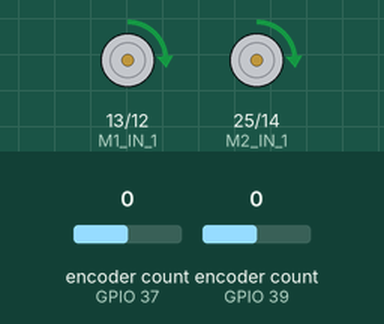
This program was run on a simulated ESP32. Parts: motor-driver pin pairs drawn as motors (green arrow = first pin HIGH = forward, orange = second pin HIGH = backward, longer = more drive). The test bench sets the inputs (shaded band); at power-on: encoder count (sensors on GPIO 37, GPIO 39) 0. What the program prints to the serial monitor is not drawn.

Above: at 0.2 s.
Timing chart, 0 to 1.7 s (numbered marks = the images above):
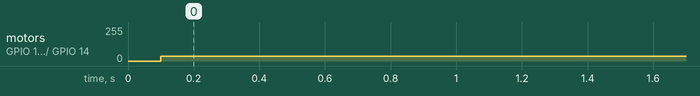

The program:

main.cpp
```cpp
#include <Arduino.h>
#include <Encoder.h>

const unsigned int M1_ENC_A = 39;
const unsigned int M1_ENC_B = 38;
const unsigned int M2_ENC_A = 37;
const unsigned int M2_ENC_B = 36;

const unsigned int M1_IN_1 = 13;
const unsigned int M1_IN_2 = 12;
const unsigned int M2_IN_1 = 25;
const unsigned int M2_IN_2 = 14;

const unsigned int M1_IN_1_CHANNEL = 8;
const unsigned int M1_IN_2_CHANNEL = 9;
const unsigned int M2_IN_1_CHANNEL = 10;
const unsigned int M2_IN_2_CHANNEL = 11;

const unsigned int M1_I_SENSE = 35;
const unsigned int M2_I_SENSE = 34;

const unsigned int PWM_VALUE = 512; // Max PWM given 8 bit resolution

const int freq = 5000;
const int resolution = 10;

void setup() {
  // Stop the right motor by setting pin 14 low
  // this pin floats high or is pulled
  // high during the bootloader phase for some reason
  pinMode(14, OUTPUT);
  digitalWrite(14, LOW);
  delay(100);

  Serial.begin(115200);
  ledcSetup(M1_IN_1_CHANNEL, freq, resolution);
  ledcSetup(M1_IN_2_CHANNEL, freq, resolution);
  ledcSetup(M2_IN_1_CHANNEL, freq, resolution);
  ledcSetup(M2_IN_2_CHANNEL, freq, resolution);

  ledcAttachPin(M1_IN_1, M1_IN_1_CHANNEL);
  ledcAttachPin(M1_IN_2, M1_IN_2_CHANNEL);
  ledcAttachPin(M2_IN_1, M2_IN_1_CHANNEL);
  ledcAttachPin(M2_IN_2, M2_IN_2_CHANNEL);

  pinMode(M1_I_SENSE, INPUT);
  pinMode(M2_I_SENSE, INPUT);

}

void loop() {
  // Create the encoder objects after the motor has
  // stopped, else some sort exception is triggered
  Encoder enc1(M1_ENC_A, M1_ENC_B);
  Encoder enc2(M2_ENC_A, M2_ENC_B);

  while(true) {
    long enc1_value;
    long enc2_value;

    while (enc1_value < 360 || enc2_value > -360) {

      enc1_value = enc1.read();
      enc2_value = enc2.read();

      ledcWrite(M1_IN_1_CHANNEL, 150);
      ledcWrite(M1_IN_2_CHANNEL, 0);
      ledcWrite(M2_IN_1_CHANNEL, 150);
      ledcWrite(M2_IN_2_CHANNEL, 0);

      Serial.println("Encoder value 1: " + String(enc1_value));
      Serial.println("Encoder value 2: " + String(enc2_value));
    }

    delay(5000);

    while (enc1_value > 0 || enc2_value < 0) {

      enc1_value = enc1.read();
      enc2_value = enc2.read();

      ledcWrite(M1_IN_1_CHANNEL, 0);
      ledcWrite(M1_IN_2_CHANNEL, 150);
      ledcWrite(M2_IN_1_CHANNEL, 0);
      ledcWrite(M2_IN_2_CHANNEL, 150);

      Serial.println("Encoder value 1: " + String(enc1_value));
      Serial.println("Encoder value 2: " + String(enc2_value));
    }

    ledcWrite(M1_IN_1_CHANNEL, 0);
    ledcWrite(M1_IN_2_CHANNEL, 0);
    ledcWrite(M2_IN_1_CHANNEL, 0);
    ledcWrite(M2_IN_2_CHANNEL, 0);

    while(1);
  }
}
```

Measured:
- by itself, motor on GPIO 13 (M1_IN_1) / GPIO 12 (M1_IN_2), motor on GPIO 25 (M2_IN_1) / GPIO 14 (M2_IN_2): stopped → forward 37/255 at 0.10 s
